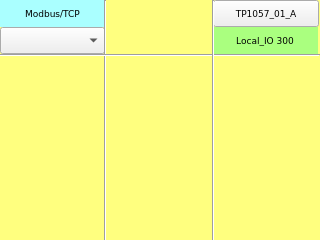
<?xml version="1.0" encoding="UTF-8"?>
<ui version="4.0">
 <class>page300</class>
 <widget class="QWidget" name="page300">
  <property name="geometry">
   <rect>
    <x>0</x>
    <y>0</y>
    <width>320</width>
    <height>240</height>
   </rect>
  </property>
  <property name="minimumSize">
   <size>
    <width>320</width>
    <height>240</height>
   </size>
  </property>
  <property name="maximumSize">
   <size>
    <width>320</width>
    <height>240</height>
   </size>
  </property>
  <property name="windowTitle">
   <string>page300</string>
  </property>
  <property name="styleSheet">
   <string notr="true">QWidget#page300
{
background-color: rgb(255, 255, 127);
}</string>
  </property>
  <widget class="Line" name="line_vt_1">
   <property name="geometry">
    <rect>
     <x>104</x>
     <y>0</y>
     <width>3</width>
     <height>241</height>
    </rect>
   </property>
   <property name="font">
    <font>
     <family>DejaVu Sans Mono</family>
     <pointsize>7</pointsize>
    </font>
   </property>
   <property name="orientation">
    <enum>Qt::Vertical</enum>
   </property>
  </widget>
  <widget class="Line" name="line">
   <property name="geometry">
    <rect>
     <x>0</x>
     <y>54</y>
     <width>320</width>
     <height>3</height>
    </rect>
   </property>
   <property name="font">
    <font>
     <pointsize>7</pointsize>
    </font>
   </property>
   <property name="orientation">
    <enum>Qt::Horizontal</enum>
   </property>
  </widget>
  <widget class="Line" name="line_vt_2">
   <property name="geometry">
    <rect>
     <x>205</x>
     <y>0</y>
     <width>16</width>
     <height>241</height>
    </rect>
   </property>
   <property name="font">
    <font>
     <family>DejaVu Sans Mono</family>
     <pointsize>7</pointsize>
    </font>
   </property>
   <property name="orientation">
    <enum>Qt::Vertical</enum>
   </property>
  </widget>
  <widget class="QLabel" name="label_Start_3">
   <property name="geometry">
    <rect>
     <x>0</x>
     <y>0</y>
     <width>105</width>
     <height>27</height>
    </rect>
   </property>
   <property name="font">
    <font>
     <family>DejaVu Sans</family>
     <pointsize>7</pointsize>
    </font>
   </property>
   <property name="styleSheet">
    <string notr="true">background-color: rgb(170, 255, 255);</string>
   </property>
   <property name="text">
    <string>Modbus/TCP</string>
   </property>
   <property name="alignment">
    <set>Qt::AlignCenter</set>
   </property>
  </widget>
  <widget class="ATCMcombobox" name="atcmComboBox">
   <property name="geometry">
    <rect>
     <x>0</x>
     <y>27</y>
     <width>105</width>
     <height>27</height>
    </rect>
   </property>
   <property name="font">
    <font>
     <family>DejaVu Sans</family>
     <pointsize>7</pointsize>
    </font>
   </property>
   <property name="toolTip">
    <string>TEST_COMMAND</string>
   </property>
   <property name="whatsThis">
    <string>ATCMcombobox widget</string>
   </property>
   <property name="variable">
    <string>TEST_COMMAND</string>
   </property>
   <property name="refresh">
    <number>500</number>
   </property>
   <property name="viewStatus">
    <bool>false</bool>
   </property>
   <property name="writeAcknowledge">
    <bool>false</bool>
   </property>
   <property name="visibilityVar">
    <string/>
   </property>
   <property name="bgColor">
    <color>
     <red>170</red>
     <green>255</green>
     <blue>127</blue>
    </color>
   </property>
   <property name="borderWidth">
    <number>0</number>
   </property>
   <property name="borderRadius">
    <number>0</number>
   </property>
   <property name="mapping">
    <string>0;LOCAL;216;REMOTE;42;DONE</string>
   </property>
  </widget>
  <widget class="ATCMbutton" name="atcmButton_MENU">
   <property name="geometry">
    <rect>
     <x>213</x>
     <y>0</y>
     <width>106</width>
     <height>27</height>
    </rect>
   </property>
   <property name="font">
    <font>
     <family>DejaVu Sans</family>
     <pointsize>7</pointsize>
    </font>
   </property>
   <property name="checkable">
    <bool>false</bool>
   </property>
   <property name="toolTip">
    <string/>
   </property>
   <property name="whatsThis">
    <string>ATCMbutton widget</string>
   </property>
   <property name="pageName">
    <string>menu</string>
   </property>
   <property name="passwordVar">
    <string/>
   </property>
   <property name="statusvar">
    <string/>
   </property>
   <property name="viewStatus">
    <bool>false</bool>
   </property>
   <property name="visibilityVar">
    <string/>
   </property>
   <property name="bgColor">
    <color>
     <red>170</red>
     <green>255</green>
     <blue>255</blue>
    </color>
   </property>
   <property name="bgPressColor">
    <color>
     <red>255</red>
     <green>0</green>
     <blue>0</blue>
    </color>
   </property>
   <property name="text">
    <string>TP1057_01_A</string>
   </property>
   <property name="pressText">
    <string>TP1057_01_A</string>
   </property>
   <property name="borderWidth">
    <number>1</number>
   </property>
   <property name="borderRadius">
    <number>0</number>
   </property>
   <property name="apparence">
    <enum>QFrame::Raised</enum>
   </property>
  </widget>
  <widget class="QLabel" name="label_Qt_Project">
   <property name="geometry">
    <rect>
     <x>212</x>
     <y>27</y>
     <width>106</width>
     <height>27</height>
    </rect>
   </property>
   <property name="font">
    <font>
     <family>DejaVu Sans</family>
     <pointsize>7</pointsize>
    </font>
   </property>
   <property name="styleSheet">
    <string notr="true">background-color: rgb(170, 255, 127);</string>
   </property>
   <property name="text">
    <string>Local_IO 300</string>
   </property>
   <property name="alignment">
    <set>Qt::AlignCenter</set>
   </property>
  </widget>
  <zorder>label_Start_3</zorder>
  <zorder>atcmComboBox</zorder>
  <zorder>atcmButton_MENU</zorder>
  <zorder>label_Qt_Project</zorder>
  <zorder>line_vt_1</zorder>
  <zorder>line</zorder>
  <zorder>line_vt_2</zorder>
 </widget>
 <customwidgets>
  <customwidget>
   <class>ATCMbutton</class>
   <extends>QPushButton</extends>
   <header>atcmplugin.h</header>
  </customwidget>
  <customwidget>
   <class>ATCMcombobox</class>
   <extends>QComboBox</extends>
   <header>atcmplugin.h</header>
  </customwidget>
 </customwidgets>
 <resources/>
 <connections>
  <connection>
   <sender>atcmButton_MENU</sender>
   <signal>newPage(const char*,bool)</signal>
   <receiver>page300</receiver>
   <slot>goto_page(const char*,bool)</slot>
   <hints>
    <hint type="sourcelabel">
     <x>20</x>
     <y>20</y>
    </hint>
    <hint type="destinationlabel">
     <x>20</x>
     <y>20</y>
    </hint>
   </hints>
  </connection>
 </connections>
 <slots>
  <slot>goto_page(const char*,bool)</slot>
 </slots>
</ui>
